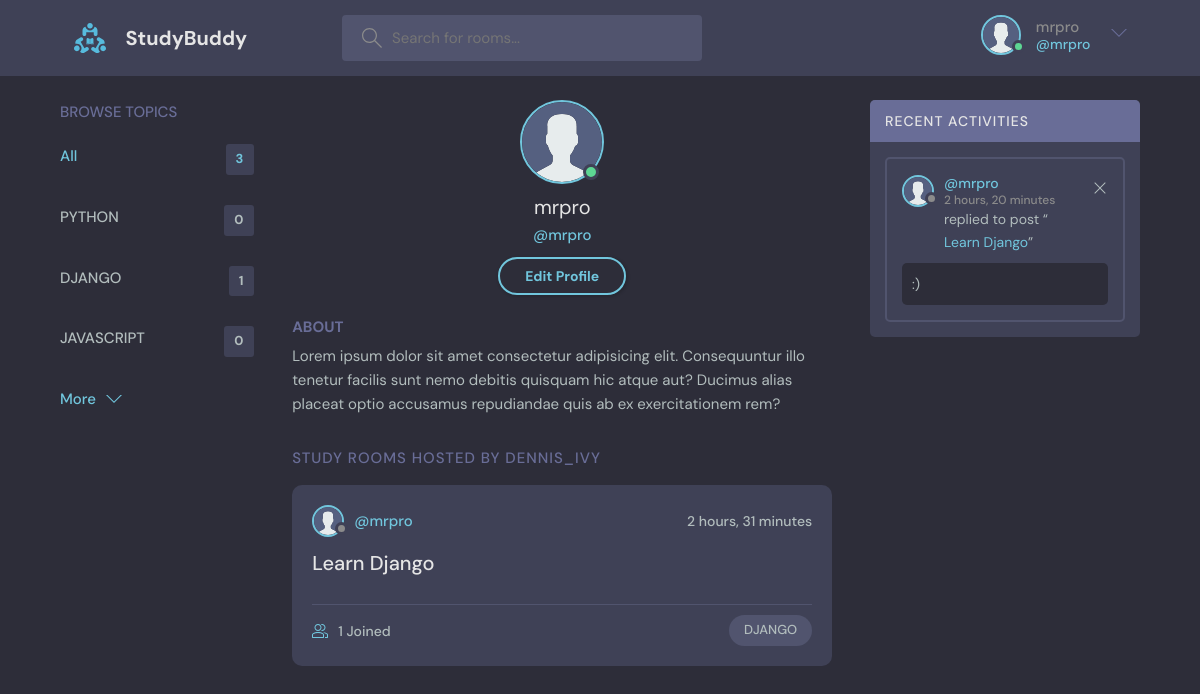
Screenshot of /profile/1 (signed in) with the database file from the repository.
### base/models.py (models this page shows, shortened)
class Topic(models.Model):
    name = models.CharField(max_length=200)

class Room(models.Model):
    host = models.ForeignKey(User, on_delete=models.SET_NULL, null=True)
    topic = models.ForeignKey(Topic, on_delete=models.SET_NULL, null=True)
    name = models.CharField(max_length=200)
    description = models.TextField(null=True, blank=True)
    participants = models.ManyToManyField(User, related_name='participants', blank=True)
    updated = models.DateTimeField(auto_now=True)
    created = models.DateTimeField(auto_now_add=True)
    class Meta:
        ordering = ['-updated', '-created']
    def __str__(self):
        return self.name

class Message(models.Model):
    user = models.ForeignKey(User, on_delete=models.CASCADE)
    room = models.ForeignKey(Room, on_delete=models.CASCADE)
    body = models.TextField()
    updated = models.DateTimeField(auto_now=True)
    created = models.DateTimeField(auto_now_add=True)
    class Meta:
        ordering = ['-updated', '-created']

### base/views.py (the view)
# urls.py: path('profile/<str:pk>', views.userProfile, name="user-profile"),
def userProfile(request, pk):
    user = User.objects.get(id=pk)
    rooms = user.room_set.all()
    room_messages = user.message_set.all()
    topics = Topic.objects.all()
    context = {'user' : user, 'rooms' : rooms, 'room_messages' : room_messages, 'topics' : topics}
    return render(request, 'base/profile.html', context)

### base/templates/base/profile.html
{% extends 'main.html' %}
{% load static %}
{% block content %}
  <main class="profile-page layout layout--3">
    <div class="container">
      {% include 'base/topics_component.html' %}
      <div class="roomList">
        <div class="profile">
          <div class="profile__avatar">
            <div class="avatar avatar--large active">
              <img src="{% static 'images/avatar.svg' %}" />
            </div>
          </div>
          <div class="profile__info">
            <h3>{{user.username}}</h3>
            <p>@{{user.username}}</p>
            {% if request.user == user %}
            <a href="{% url 'update-user' %}" class="btn btn--main btn--pill">Edit Profile</a>
            {% endif %}
          </div>
          <div class="profile__about">
            <h3>About</h3>
            <p>
              Lorem ipsum dolor sit amet consectetur adipisicing elit. Consequuntur illo tenetur
              facilis sunt nemo debitis quisquam hic atque aut? Ducimus alias placeat optio
              accusamus repudiandae quis ab ex exercitationem rem?
            </p>
          </div>
        </div>
        <div class="roomList__header">
          <div>
            <h2>Study Rooms Hosted by dennis_ivy</a>
            </h2>
          </div>
        </div>
        {% include 'base/feed_component.html' %}
      </div>
      {% include 'base/activity_component.html' %}
    </div>
  </main>
{% endblock content %}

### templates/navbar.html (shortened to what this page needs)
{% load static %}
<header class="header header--loggedIn">
    <div class="container">
      <a href="{% url 'home' %}" class="header__logo">
        <img src="{% static 'images/logo.svg' %}" />
        <h1>StudyBuddy</h1>
      </a>
      <form class="header__search" method="GET" action="{% url 'home' %}">
        <label>
          <input name='q' placeholder="Search for rooms..." />
        </label>
      </form>
      <nav class="header__menu">
        {% if request.user.is_authenticated %}
        <div class="header__user">
          <a href="{% url 'update-user' %}">
            <div class="avatar avatar--medium active">
              <img src="{% static 'images/avatar.svg' %}" />
            </div>
            <p>{{request.user.username}} <span>@{{request.user.username}}</span></p>
          </a>
          <button class="dropdown-button">
            <svg version="1.1" xmlns="http://www.w3.org/2000/svg" width="32" height="32" viewBox="0 0 32 32">
              <title>chevron-down</title>
              <path d="M16 21l-13-13h-3l16 16 16-16h-3l-13 13z"></path>
            </svg>
          </button>
        </div>
        {% else %}
        <a href="{% url 'login' %}">
          <img src="{% static 'images/avatar.svg' %}" />
          <p>Login</p>
        </a>
        {% endif %}
      </nav>
    </div>
  </header>

### base/templates/base/topics_component.html
<div class="topics">
    <div class="topics__header">
      <h2>Browse Topics</h2>
    </div>
    <ul class="topics__list">
      <li>
        <a href="{% url 'home' %}" class="active">All <span>{{topics.count}}</span></a>
      </li>
      {% for topic in topics %}
      <li>
        <a href="{% url 'home' %}?q={{topic.name}}">{{topic.name}} <span>{{topic.room_set.all.count}}</span></a>
      </li>
      {% endfor %}
    </ul>
    <a class="btn btn--link" href="{% url 'topics' %}">
      More
      <svg version="1.1" xmlns="http://www.w3.org/2000/svg" width="32" height="32" viewBox="0 0 32 32">
        <title>chevron-down</title>
        <path d="M16 21l-13-13h-3l16 16 16-16h-3l-13 13z"></path>
      </svg>
    </a>
  </div>

### base/templates/base/feed_component.html (shortened to what this page needs)
{% load static %}
{% for room in rooms %}
<div class="roomListRoom">
    <div class="roomListRoom__header">
      <a href="{% url 'user-profile' room.host.id %}" class="roomListRoom__author">
        <div class="avatar avatar--small">
          <img src="{% static 'images/avatar.svg' %}" />
        </div>
        <span>@{{room.host.username}}</span>
      </a>
      <div class="roomListRoom__actions">
        <span>{{room.created|timesince}}</span>
      </div>
    </div>
    <div class="roomListRoom__content">
      <a href="{% url 'room' room.id %}">{{room.name}}</a>
    </div>
    <div class="roomListRoom__meta">
      <a href="{% url 'room' room.id %}" class="roomListRoom__joined">
        {{room.participants.all.count}} Joined
      </a>
      <p class="roomListRoom__topic">{{room.topic.name}}</p>
    </div>
  </div>
{% endfor %}

### base/templates/base/activity_component.html
{% load static %}
<div class="activities">
    <div class="activities__header">
      <h2>Recent Activities</h2>
    </div>
    {% for message in room_messages %}
    <div class="activities__box">
      <div class="activities__boxHeader roomListRoom__header">
        <a href="{% url 'user-profile' message.user.id %}" class="roomListRoom__author">
          <div class="avatar avatar--small">
            <img src="{% static 'images/avatar.svg' %}" />
          </div>
          <p>
            @{{message.user}}
            <span>{{message.created|timesince}}</span>
          </p>
        </a>
        {% if request.user == message.user %}
        <div class="roomListRoom__actions">
          <a href="{% url 'delete-message' message.id %}">
            <svg version="1.1" xmlns="http://www.w3.org/2000/svg" width="32" height="32" viewBox="0 0 32 32">
              <title>remove</title>
              <path
                d="M27.314 6.019l-1.333-1.333-9.98 9.981-9.981-9.981-1.333 1.333 9.981 9.981-9.981 9.98 1.333 1.333 9.981-9.98 9.98 9.98 1.333-1.333-9.98-9.98 9.98-9.981z"
              ></path>
            </svg>
          </a>
        </div>
        {% endif %}
      </div>
      <div class="activities__boxContent">
        <p>replied to post “<a href="{% url 'room' message.room.id %}">{{message.room}}</a>”</p>
        <div class="activities__boxRoomContent">
            {{message.body}}
        </div>
      </div>
    </div>
    {% endfor %}
  </div>

### rows the page displays
Topic: name "PYTHON", room_set.all.count "0"
Topic: name "DJANGO", room_set.all.count "1"
Topic: name "JAVASCRIPT", room_set.all.count "0"
Room: host.username "mrpro", created "2 hours, 31 minutes", name "Learn Django", participants.all.count "1", topic.name "DJANGO"
Message: user "mrpro", created "2 hours, 20 minutes", room "Learn Django", body ":)"

### other values shown
{{ request.user.username }} "mrpro"
{{ topics.count }} "3"
{{ user.username }} "mrpro"
